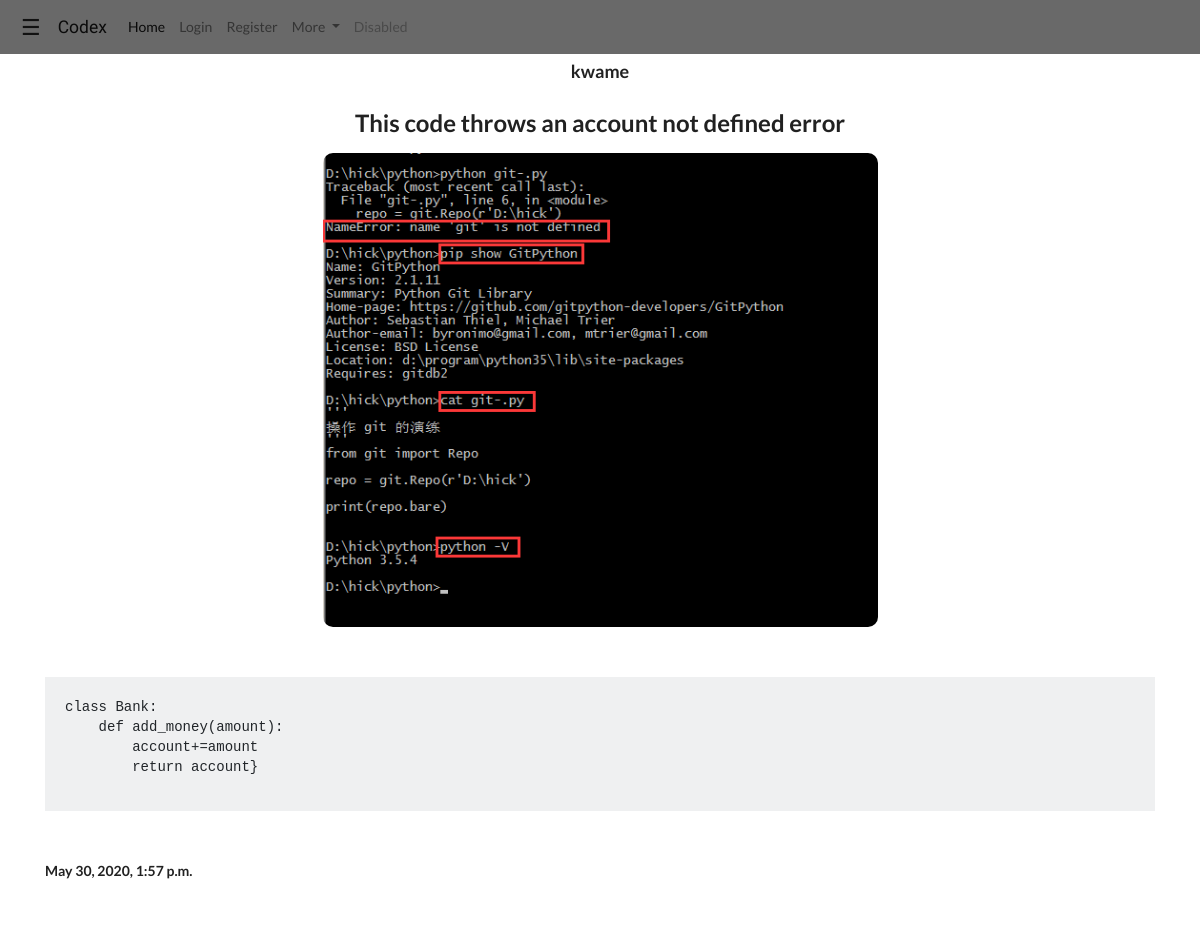
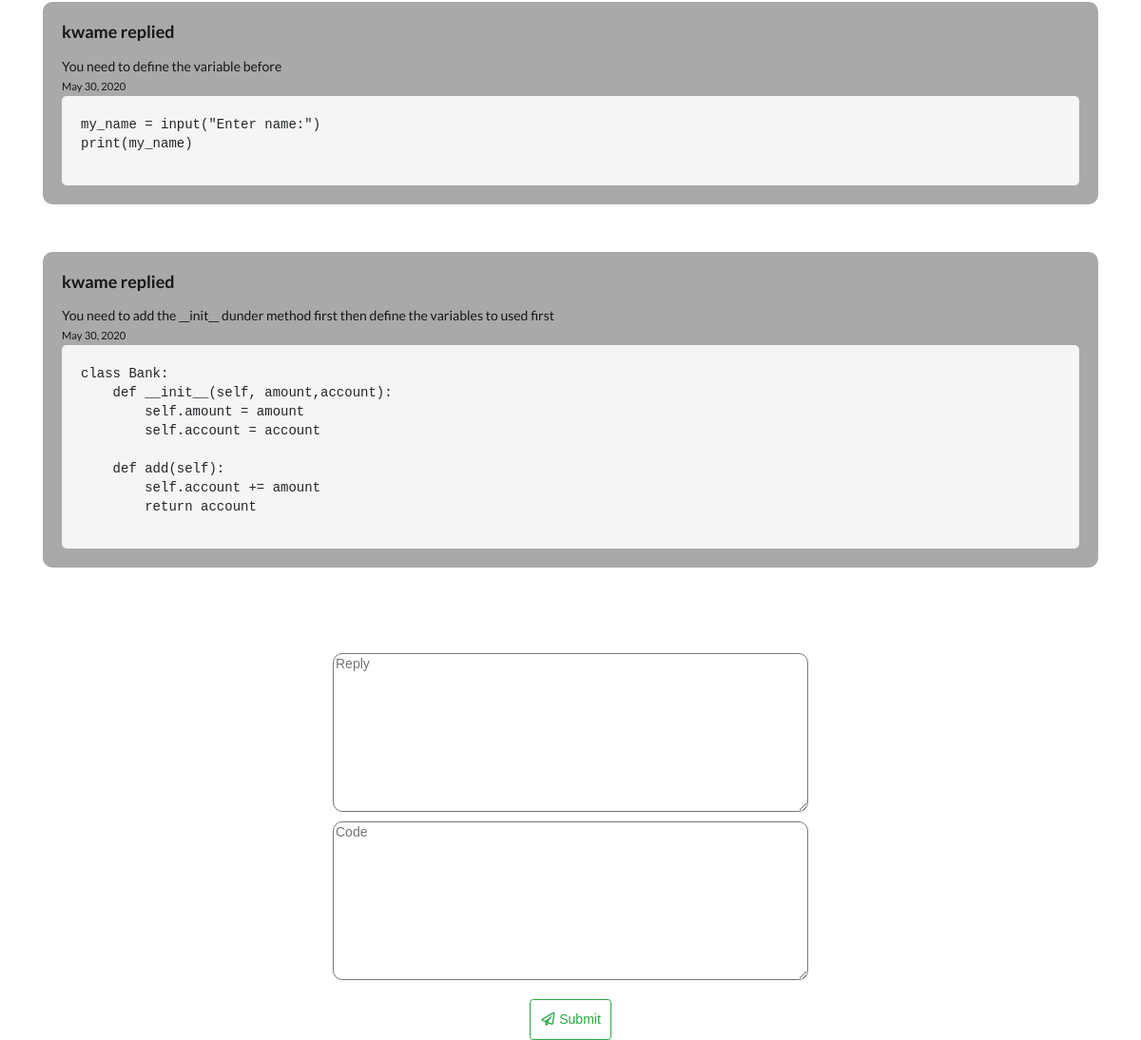
Page /log/1/ on the committed database (2 pictures, top to bottom).
### logs/models.py (models this page shows, shortened)
class Log(models.Model):
    user = models.ForeignKey(User, on_delete=models.CASCADE)
    code = models.TextField()
    title = models.CharField(max_length=50)
    date_created = models.DateTimeField(auto_now_add=True)
    image = models.ImageField(blank=True,upload_to='log-images')
    image2 = models.ImageField(blank=True,upload_to='log-images')

class Comment(models.Model):
    user = models.ForeignKey(User,on_delete=models.CASCADE)
    log = models.ForeignKey(Log, on_delete=models.CASCADE)
    date_sent = models.DateField(auto_now_add=True)
    reply = models.TextField()
    code = models.TextField(blank=True)
    def __str__(self):
        return self.reply

### logs/views.py (the view)
# urls.py: path('log/<int:pk>/',views.log_detail,name='log-detail')
def log_detail(request, pk):
    log = Log.objects.get(id=pk)
    comms = Comment.objects.filter(log=log)
    if request.method == 'POST':
        comment = request.POST.get('comm')
        code = request.POST.get('code')
        rep = Comment()
        rep.user = request.user
        rep.log = log
        rep.reply = comment
        rep.code = code
        rep.save()
    else:
        comment = None
    return render(request,'logs/log-detail.html',{'log':log,'comment':comms})

### logs/templates/logs/log-detail.html (shortened to what this page needs)
{% extends 'logs/base.html' %}
{% block style %}
{% load static %}
<link rel="stylesheet" href="{% static 'logs/css/log-detail.css' %}">
{% endblock %}
{% block body %}
<div class="container">
    <div class="con" style="padding-top: 20px; margin-top: 40px;">
        <h3 class="user">{{ log.user }}</h3>
        <h2 class="title" style="text-align: center;"style="text-align: center;">{{ log.title }}</h2>
        {% if log.image %}
        <center><div class="log-image">
        <img src="{{ log.image.url }}" alt="">
        </div></center>
        {% endif %}
        <div style="background-color: #EFF0F1; padding: 20px;"><pre>{{ log.code }}}</pre></div>
        <div class="date"><strong>{{ log.date_created }}</strong></div>
        <div class="replys">
            {% for i in comment %}
            <div class="ans">
                <h3>{{ i.user }} replied</h3>
                {{ i }}
                <div class="time">
                <small>{{ i.date_sent }}</small>
                <div class="reply-code"><pre>{{ i.code }}</pre></div>
                </div>
            </div>
            {% endfor %}
        </div>
        <form action="" method="POST">
        <div class="content">
        <textarea placeholder="Reply" style="margin-bottom: 10px;" name="comm" id="reply" cols="30" rows="10"></textarea>
        <textarea placeholder="Code" name="code" id="code" cols="10" rows="10"></textarea>
        <div class="button-grid">
        <center><button class="btn btn-outline-success"><i class="paper plane outline icon"></i>Submit</button></center>
        </div>
        </div>
        </form>
    </div>
</div>
{% endblock %}

### logs/templates/logs/base.html (shortened to what this page needs)
<!DOCTYPE html>
<html lang="en">
<head>
    <link rel="stylesheet" href="https://cdn.jsdelivr.net/npm/semantic-ui@2.4.2/dist/semantic.min.css">
    <link rel="stylesheet" href="https://stackpath.bootstrapcdn.com/bootstrap/4.3.1/css/bootstrap.min.css">
      {% load static %}
      <link rel="stylesheet" href="{% static 'logs/css/bootstrap.min.css' %}">
      <link rel="stylesheet" href="{% static 'logs/css/semantic.min.css' %}">
    {% block style %}
    {% endblock %}
</head>
<body>
      <div id="main">
        <nav id="nav" class="navbar navbar-expand-lg navbar-light" style="position: fixed; top: 0; left: 0; width: 100%; z-index: 2; transition: ease-in-out;">
          <button id="openbut" type="button" onclick="openNav()" class="btn btn-primary btn-sm"><a id="links">☰</a></button>
       <a class="navbar-brand" id="sc" href="{% url 'home' %}">Codex</a>
        <div class="collapse navbar-collapse" id="navbarSupportedContent">
          <ul class="navbar-nav mr-auto">
            <li class="nav-item active">
              <a class="nav-link" href="{% url 'home' %}" id="links">Home <span class="sr-only">(current)</span></a>
            </li>
            <li class="nav-item">
              {% if user.is_authenticated %}
              <a class="nav-link" href="{% url 'logout' %}" id="links">Logout</a>
              <li class="nav-item">
                <a class="nav-link" href=""></a>
              </li>
              {% else %}
              <a class="nav-link" href="{% url 'login' %}" id="links" id="links">Login</a>
              <li class="nav-item" id="links">
                <a class="nav-link" href="{% url 'signup' %}" id="links" id="links">Register</a>
              </li>
              {% endif %}
            </li>
            <li class="nav-item dropdown" id="links">
              <a class="nav-link dropdown-toggle" id="links" href="#" id="navbarDropdown" role="button" data-toggle="dropdown" aria-haspopup="true" aria-expanded="false">
                More
              </a>
            </li>
            <li class="nav-item">
              <a class="nav-link disabled" href="#" id="links">Disabled</a>
            </li>
          </ul>
        </div>
      </nav>
    {% block body %}
    {% endblock %}
      {% load static %}
</body>
</html>

### logs/static/logs/css/log-detail.css (style rules this page uses)
.log-image { margin: 0 auto; image-orientation: flip; margin-bottom: 50px; }
.log-image img { border-radius: 10px; width: 90%; }
.user { text-align: center; margin-top: 100px; }
.title { text-align: center; }
#nav { background-color: dimgrey; }
textarea { border-radius: 10px; width: 500px; }
.content { display: grid; grid-template-columns: repeat(9, 1fr); margin-bottom: 100px; }
.content textarea { grid-column: 5; }
.button-grid { grid-row: 3; grid-column: 5; align-content: center; margin-top: 20px; }
.button-grid button { padding: 10px; }
.date { margin-top: 50px; margin-bottom: 50px; }
.replys { margin-bottom: 90px; }
.ans { padding: 20px; background-color: darkgray; border-radius: 10px; margin-bottom: 50px; }
.reply-code { padding: 20px; background-color: whitesmoke; border-radius: 5px; }
@media screen and (min-width:1100px) { .log-image img { width: 50%; } }

### logs/templates/logs/base.html (style rules this page uses)
#openbut { background-color: transparent; border: none; transition: 0.8s; color: #111; margin-right: 10px; }
#openbut a { font-size: 22px; }
#main { transition: margin-left .5s; padding: 0px; }
.navbar-brand { font-family: 'Play', sans-serif; }

### rows in the picture
Log: user "kwame", title "This code throws an account not defined error", image (picture), code "class Bank: def add_money(amount): account+=amount return account", date_created "May 30, 2020, 1:57 p.m."
Comment: user "kwame", reply "You need to define the variable before", date_sent "May 30, 2020", code "my_name = input(\"Enter name:\") print(my_name)"
Comment: user "kwame", reply "You need to add the __init__ dunder method first then define the variables to used first", date_sent "May 30, 2020", code "class Bank: def __init__(self, amount,account): self.amount = amount self.account = account def add(self): self.account += amount return account"
